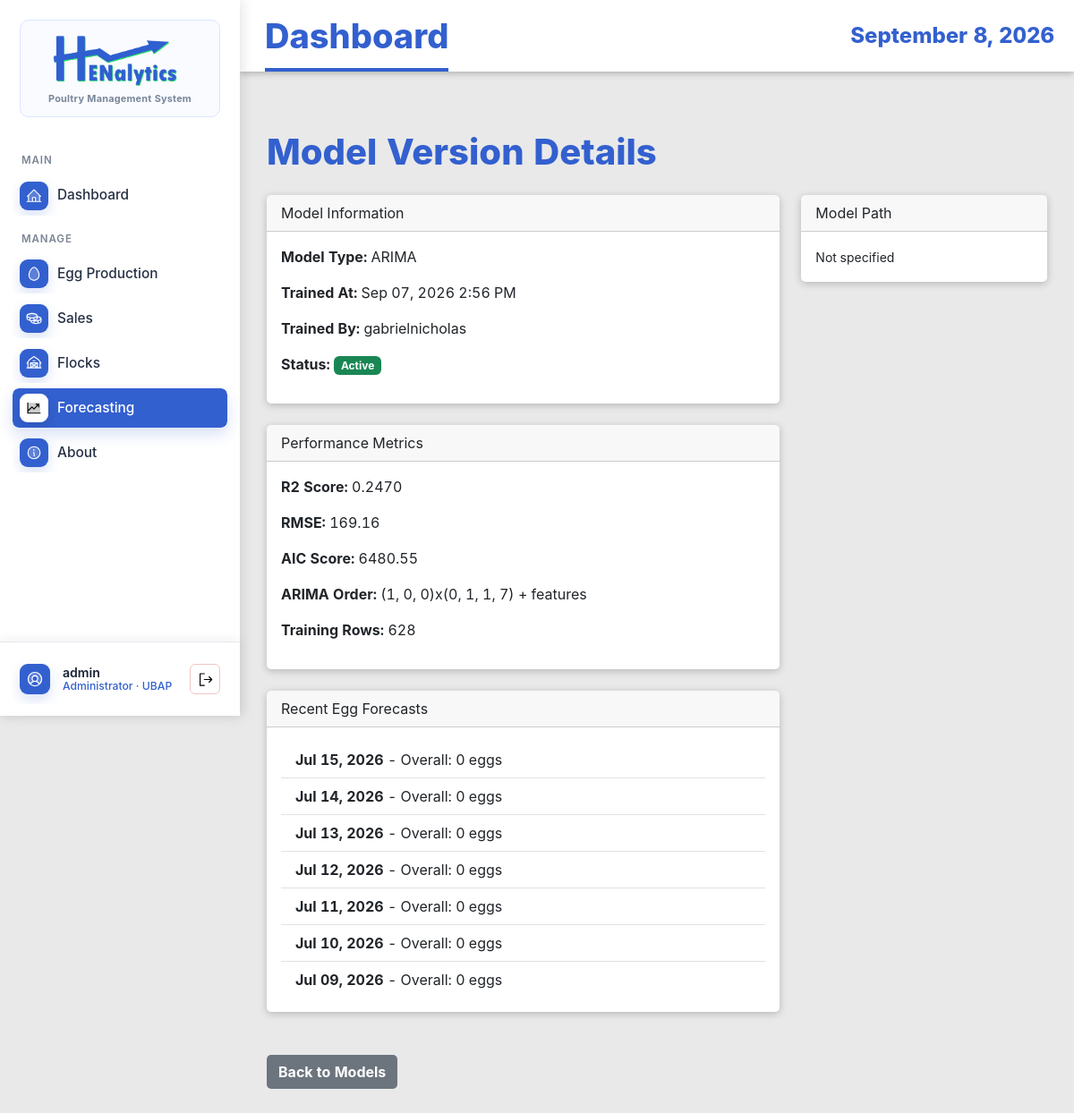
/model-versions/546/ (signed in), run on an earlier commit of the app's database.
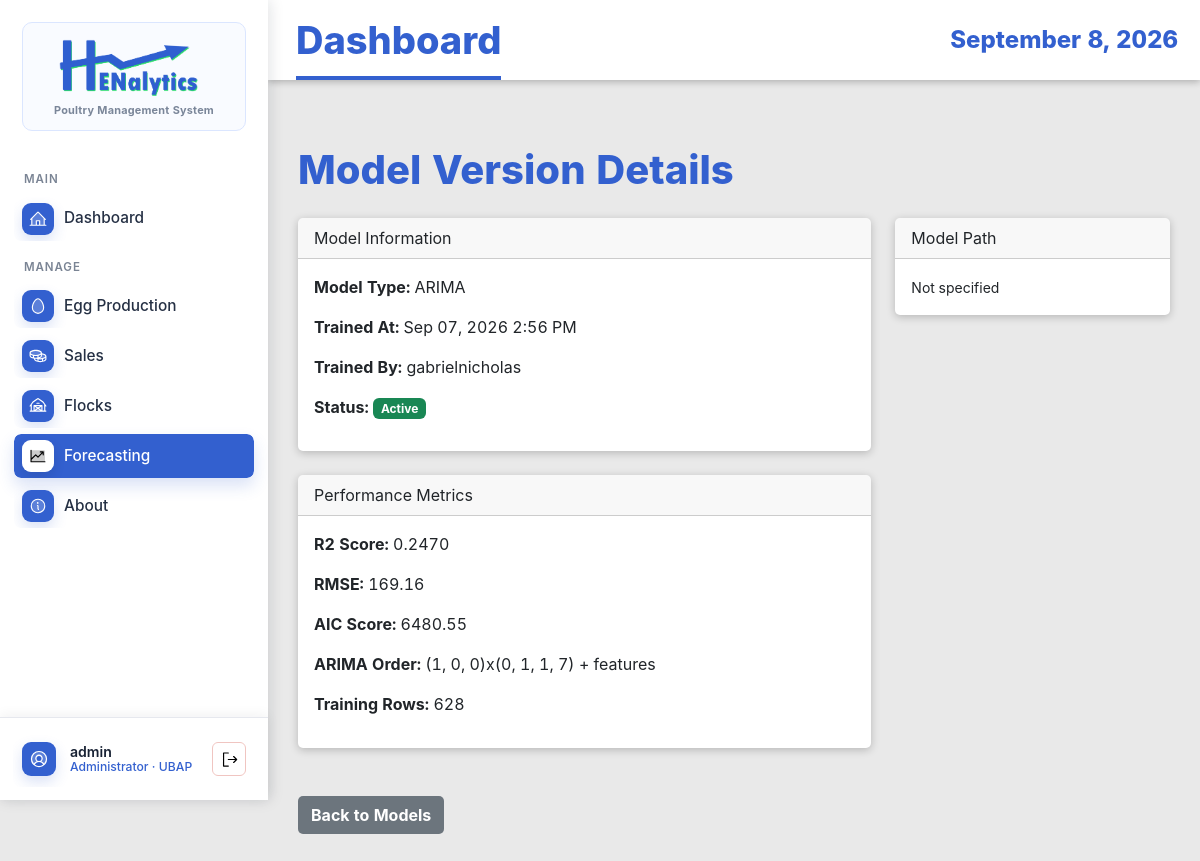
And on a later commit of the database.
### EggProduction/models.py (models this page shows, shortened)
class UserProfile(models.Model):
    ROLE_CHOICES = (
        ('admin', 'Administrator'),
        ('staff', 'Staff'),
    )
    user = models.OneToOneField(User, on_delete=models.CASCADE)
    role = models.CharField(max_length=20, choices=ROLE_CHOICES, default='staff')
    assigned_house = models.CharField(max_length=100, blank=True, null=True)
    created_at = models.DateTimeField(auto_now_add=True)
    updated_at = models.DateTimeField(auto_now=True)
    @property
    def display_role(self):
        return self.get_role_display()
    class Meta:
        verbose_name_plural = "User Profiles"

class ModelVersion(models.Model):
    MODEL_TYPE_CHOICES = (
        ('arima', 'ARIMA'),
        ('mlr', 'Multiple Linear Regression'),
        ('hybrid', 'Hybrid Model'),
        ('lstm', 'LSTM Neural Network'),
    )
    model_type = models.CharField(max_length=20, choices=MODEL_TYPE_CHOICES)
    trained_at = models.DateTimeField(auto_now_add=True)
    triggered_by = models.ForeignKey(User, on_delete=models.SET_NULL, null=True)
    r2_score = models.DecimalField(max_digits=5, decimal_places=4, null=True, blank=True)
    rmse = models.DecimalField(max_digits=10, decimal_places=2, null=True, blank=True)
    mae = models.DecimalField(max_digits=10, decimal_places=2, null=True, blank=True)
    mape = models.DecimalField(max_digits=8, decimal_places=2, null=True, blank=True)
    baseline_rmse = models.DecimalField(max_digits=10, decimal_places=2, null=True, blank=True)
    aic_score = models.DecimalField(max_digits=15, decimal_places=2, null=True, blank=True)
    arima_order = models.CharField(max_length=20, null=True, blank=True, help_text="Format: (p,d,q)")
    pkl_path = models.CharField(max_length=255, null=True, blank=True)
    feature_set = models.CharField(max_length=50, blank=True, default='')
    selection_metric = models.CharField(max_length=30, blank=True, default='rolling_mae_mape')
    comparison_summary = models.JSONField(blank=True, default=dict)
    is_active = models.BooleanField(default=True)
    training_rows = models.IntegerField(null=True, blank=True)
    created_at = models.DateTimeField(auto_now_add=True)
    class Meta:
        ordering = ['-trained_at']
        verbose_name_plural = "Model Versions"

class HarvestForecast(models.Model):
    flock = models.ForeignKey(Flock, on_delete=models.CASCADE, related_name='harvest_forecasts')
    model_version = models.ForeignKey(ModelVersion, on_delete=models.CASCADE, related_name='harvest_forecasts')
    forecast_date = models.DateField()
    grade = models.CharField('egg size', max_length=20, choices=FORECAST_CATEGORY_CHOICES)
    predicted_qty = models.IntegerField(validators=[MinValueValidator(0)])
    lower_qty = models.IntegerField(validators=[MinValueValidator(0)], null=True, blank=True)
    upper_qty = models.IntegerField(validators=[MinValueValidator(0)], null=True, blank=True)
    created_at = models.DateTimeField(auto_now_add=True)
    class Meta:
        ordering = ['-forecast_date']
        unique_together = ('flock', 'model_version', 'forecast_date', 'grade')

### EggProduction/views.py (the view)
# urls.py: path('model-versions/<int:pk>/', views.ModelVersionDetailView.as_view(), name='model-version-detail'),
class ModelVersionDetailView(AdminAccessMixin, DetailView):
    model = ModelVersion
    template_name = 'egg_production/model_version_detail.html'
    context_object_name = 'model'
    def get_context_data(self, **kwargs):
        context = super().get_context_data(**kwargs)
        model = self.get_object()
        context['harvest_forecasts'] = HarvestForecast.objects.filter(model_version=model)[:10]
        context['sales_forecasts'] = SalesForecast.objects.filter(model_version=model)[:10]
        return context

### EggProduction/views.py (called while the page is built)
    def test_func(self):
        user = self.request.user
        try:
            profile = UserProfile.objects.get(user=user)
            return profile.role == 'admin' or user.username == 'gabrielnicholas'
        except UserProfile.DoesNotExist:
            return user.username == 'gabrielnicholas'

### EggProduction/templates/egg_production/model_version_detail.html (shortened to what this page needs)
{% extends 'base.html' %}
{% load humanize %}
{% block content %}
<div class="container mt-4">
    <h1 class="mb-4">Model Version Details</h1>
    <div class="row mb-4">
        <div class="col-md-8">
            <div class="card mb-4">
                <div class="card-header">Model Information</div>
                <div class="card-body">
                    <p><strong>Model Type:</strong> {{ model.get_model_type_display }}</p>
                    <p><strong>Trained At:</strong> {{ model.trained_at|date:"M d, Y g:i A" }}</p>
                    <p><strong>Trained By:</strong> {{ model.triggered_by.get_full_name|default:model.triggered_by.username }}</p>
                    <p><strong>Status:</strong>
                        {% if model.is_active %}<span class="badge bg-success">Active</span>
                        {% else %}<span class="badge bg-secondary">Inactive</span>{% endif %}
                    </p>
                </div>
            </div>
            <div class="card mb-4">
                <div class="card-header">Performance Metrics</div>
                <div class="card-body">
                    <p><strong>R2 Score:</strong> {{ model.r2_score|default:"N/A" }}</p>
                    <p><strong>RMSE:</strong> {{ model.rmse|default:"N/A" }}</p>
                    <p><strong>AIC Score:</strong> {{ model.aic_score|default:"N/A" }}</p>
                    <p><strong>ARIMA Order:</strong> {{ model.arima_order|default:"N/A" }}</p>
                    <p><strong>Training Rows:</strong> {{ model.training_rows|default:"N/A"|intcomma }}</p>
                </div>
            </div>
            {% if harvest_forecasts %}
            <div class="card mb-4">
                <div class="card-header">Recent Egg Forecasts</div>
                <div class="card-body">
                    <ul class="list-group list-group-flush">
                        {% for forecast in harvest_forecasts %}
                        <li class="list-group-item">
                            <strong>{{ forecast.forecast_date|date:"M d, Y" }}</strong> -
                            {{ forecast.get_grade_display }}: {{ forecast.predicted_qty|intcomma }} eggs
                        </li>
                        {% endfor %}
                    </ul>
                </div>
            </div>
            {% endif %}
        </div>
        <div class="col-md-4">
            <div class="card">
                <div class="card-header">Model Path</div>
                <div class="card-body">
                    <small>{{ model.pkl_path|default:"Not specified" }}</small>
                </div>
            </div>
        </div>
    </div>
    <a href="{% url 'eggproduction:model-version-list' %}" class="btn btn-secondary">Back to Models</a>
</div>
{% endblock %}

### EggProduction/templates/base.html (shortened to what this page needs)
{% load static %}
<!DOCTYPE html>
<html lang="en">
<head>
    <link href="https://cdn.jsdelivr.net/npm/bootstrap@5.3.0/dist/css/bootstrap.min.css" rel="stylesheet">
    <link rel="stylesheet" href="https://cdn.datatables.net/1.13.8/css/jquery.dataTables.min.css">
    <link rel="stylesheet" href="https://cdn.datatables.net/buttons/2.4.2/css/buttons.dataTables.min.css">
    <link rel="stylesheet" href="{% static 'EggProduction/css/style.css' %}">
</head>
<body class="{% if request.user.is_authenticated %}app-body{% else %}auth-body{% endif %}">
    {% if request.user.is_authenticated %}
    <div class="app-shell">
        <aside class="app-sidebar">
            <a href="{% url 'eggproduction:dashboard' %}" class="brand-lockup">
                <span class="brand-card">
                    <img src="{% static 'EggProduction/img/logo-blue-ver.png' %}" alt="Henalytics">
                    <span class="brand-subtitle">Poultry Management System</span>
                </span>
            </a>
            <nav class="side-nav" aria-label="Main navigation">
                <div class="nav-section-label">MAIN</div>
                <a href="{% url 'eggproduction:dashboard' %}"
                    class="side-link {% if request.resolver_match.url_name == 'dashboard' %}active{% endif %}">
                    <img class="side-icon side-img-icon" src="{% static 'EggProduction/img/house-line-duotone.svg' %}"
                        alt="" aria-hidden="true">
                    <span>Dashboard</span>
                </a>
                <div class="nav-section-label">MANAGE</div>
                <a href="{% url 'eggproduction:production-log-list' %}"
                    class="side-link {% if 'production-log' in request.resolver_match.url_name or 'grading-log' in request.resolver_match.url_name %}active{% endif %}">
                    <img class="side-icon side-img-icon" src="{% static 'EggProduction/img/egg-duotone.svg' %}" alt=""
                        aria-hidden="true">
                    <span>Egg Production</span>
                </a>
                <a href="{% url 'eggproduction:sales-transaction-list' %}"
                    class="side-link {% if 'sales-transaction' in request.resolver_match.url_name or 'sales-item' in request.resolver_match.url_name %}active{% endif %}">
                    <img class="side-icon side-img-icon" src="{% static 'EggProduction/img/coins-duotone.svg' %}" alt=""
                        aria-hidden="true">
                    <span>Sales</span>
                </a>
                <a href="{% url 'eggproduction:flock-list' %}"
                    class="side-link {% if 'flock' in request.resolver_match.url_name %}active{% endif %}">
                    <img class="side-icon side-img-icon" src="{% static 'EggProduction/img/barn-duotone.svg' %}" alt=""
                        aria-hidden="true">
                    <span>Flocks</span>
                </a>
                {% if request.user.userprofile.role == 'admin' or request.user.username == 'gabrielnicholas' %}
                <a href="{% url 'eggproduction:harvest-forecast-list' %}"
                    class="side-link {% if request.resolver_match.url_name == 'experimental-forecasting' or 'forecast' in request.resolver_match.url_name or 'model-version' in request.resolver_match.url_name %}active{% endif %}">
                    <img class="side-icon side-img-icon" src="{% static 'EggProduction/img/chart-line-up-duotone.svg' %}"
                        alt="" aria-hidden="true">
                    <span>Forecasting</span>
                </a>
                {% endif %}
                <a href="{% url 'index' %}"
                    class="side-link {% if request.resolver_match.url_name == 'index' %}active{% endif %}">
                    <img class="side-icon side-img-icon" src="{% static 'EggProduction/img/info-duotone.svg' %}" alt=""
                        aria-hidden="true">
                    <span>About</span>
                </a>
            </nav>
            <div class="sidebar-account">
                <div class="account-summary">
                    <img class="account-avatar-img" src="{% static 'EggProduction/img/user-circle-duotone.svg' %}" alt=""
                        aria-hidden="true">
                    <span class="account-copy">
                        <span class="account-name">{{ request.user.get_full_name|default:request.user.username }}</span>
                        <span class="account-role">
                            {% if request.user.is_superuser %}
                            Admin
                            {% elif request.user.userprofile.display_role %}
                            {{ request.user.userprofile.display_role }}
                            {% else %}
                            Staff
                            {% endif %}
                            &middot; UBAP
                        </span>
                    </span>
                    <form method="post" action="{% url 'logout' %}" class="account-logout-form account-logout-inline" data-swal-logout
                        data-swal-title="Sign out?"
                        data-swal-text="You will be returned to the login page."
                        data-swal-confirm-text="Sign out"
                        data-swal-cancel-text="Stay signed in">
                        <button type="submit" class="account-logout-button" title="Logout" aria-label="Logout">
                            <img class="logout-icon-img" src="{% static 'EggProduction/img/sign-out.svg' %}" alt="" aria-hidden="true">
                        </button>
                    </form>
                </div>
            </div>
        </aside>
        <section class="app-panel">
            <header class="app-topbar">
                <h1>{% block page_title %}Dashboard{% endblock %}</h1>
                <time>{% now "F j, Y" %}</time>
            </header>
            <main class="app-content">
                {% else %}
                <main>
                    {% endif %}
                    {% block content %}{% endblock %}
                    {% if request.user.is_authenticated %}
                </main>
        </section>
    </div>
    {% else %}
    </main>
    {% endif %}
</body>
</html>

What changed in the data, as far as the page shows it:
removed HarvestForecast: forecast_date "Jul 15, 2026", grade "Overall", predicted_qty "0"
removed HarvestForecast: forecast_date "Jul 14, 2026", grade "Overall", predicted_qty "0"
removed HarvestForecast: forecast_date "Jul 13, 2026", grade "Overall", predicted_qty "0"
removed HarvestForecast: forecast_date "Jul 12, 2026", grade "Overall", predicted_qty "0"
removed HarvestForecast: forecast_date "Jul 11, 2026", grade "Overall", predicted_qty "0"
removed HarvestForecast: forecast_date "Jul 10, 2026", grade "Overall", predicted_qty "0"
removed HarvestForecast: forecast_date "Jul 09, 2026", grade "Overall", predicted_qty "0"
Also different on the page:
text no longer shown: "Recent Egg Forecasts"
